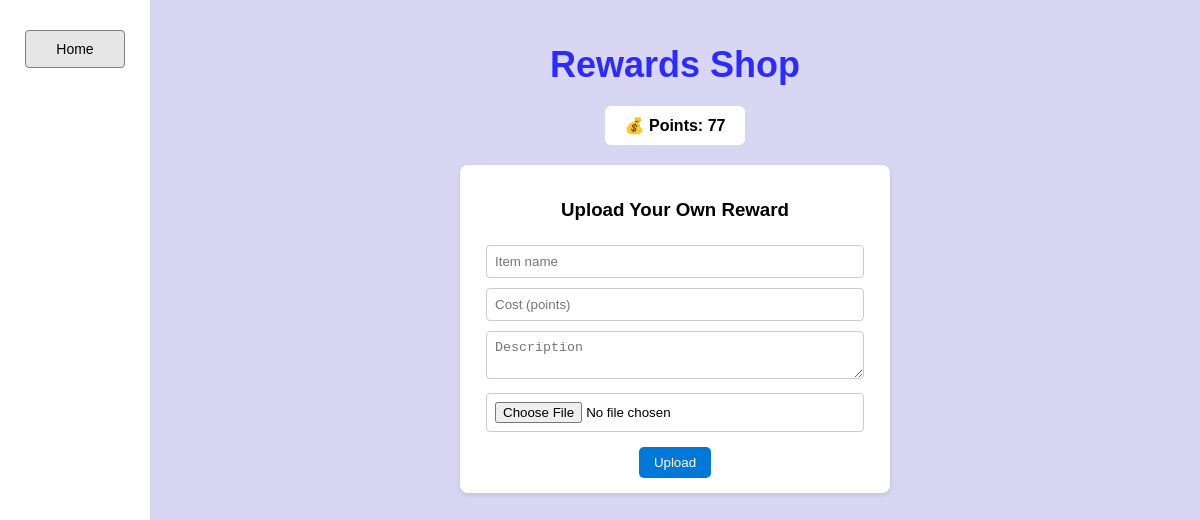
Page /shop/ (signed in) on the earlier database version.
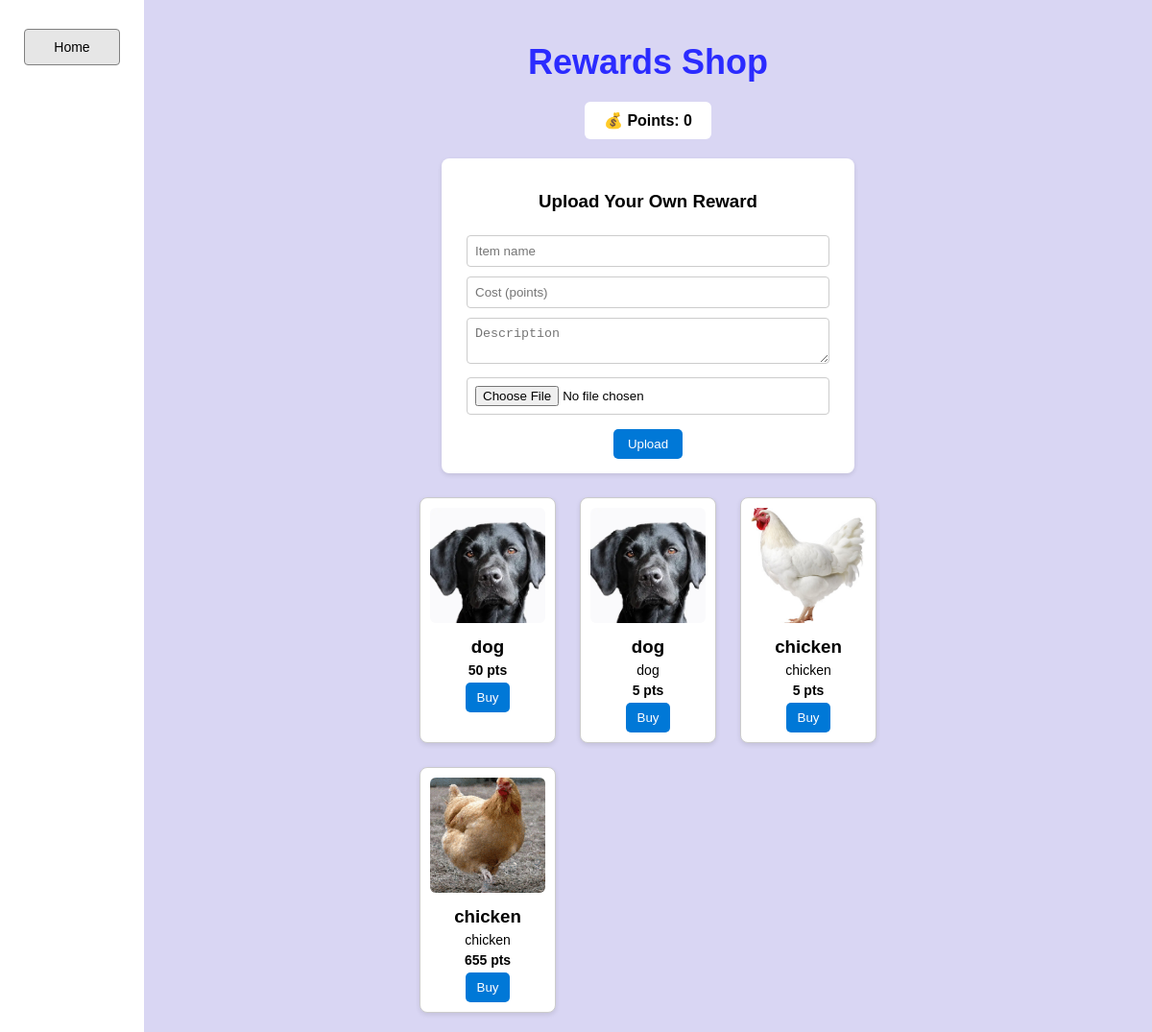
Same page on the later database version.
### todolist/models.py (models this page shows, shortened)
class UserProfile(models.Model):
    user = models.OneToOneField(User, on_delete=models.CASCADE)
    canvas_token = models.CharField(max_length=255, blank=True, null=True)
    points = models.IntegerField(default=0)

### shop/models.py (models this page shows, shortened)
class ShopItem(models.Model):
    owner = models.ForeignKey(User, on_delete=models.CASCADE, null=True, blank=True)
    name = models.CharField(max_length=100)
    description = models.TextField(blank=True)
    cost = models.IntegerField(default=0)
    image = models.ImageField(upload_to='shop_items/', blank=True, null=True)

### shop/views.py (the view, shortened to what this page needs)
# urls.py: path('', include('shop.urls'))
@login_required(login_url='login')
def shop(request):
    profile, _ = UserProfile.objects.get_or_create(user=request.user)
    items = ShopItem.objects.all()
    return render(request, "shop.html", {
        "profile": profile,
        "items": items,
    })

### templates/shop.html (shortened to what this page needs)
<!DOCTYPE html>
<html lang="en">
<head>
</head>
<body>
  <div class="sidebar">
    <a href="{% url 'home' %}"><button>Home</button></a>
  </div>
  <div class="main">
    <h1>Rewards Shop</h1>
    <div class="points">💰 Points: {{ profile.points }}</div>
    <div class="upload-form">
      <h3>Upload Your Own Reward</h3>
      <form method="POST" enctype="multipart/form-data">
        <input type="text" name="name" placeholder="Item name" required><br>
        <input type="number" name="cost" placeholder="Cost (points)" min="1" max="999999" required><br>
        <textarea name="description" placeholder="Description"></textarea><br>
        <input type="file" name="image" accept="image/*"><br>
        <button type="submit" name="upload_item">Upload</button>
      </form>
    </div>
    <div class="grid">
      {% for item in items %}
      <div class="item-card">
        {% if item.image %}
          <img src="{{ item.image.url }}" alt="{{ item.name }}">
        {% else %}
          <img src="https://via.placeholder.com/150" alt="No image">
        {% endif %}
        <h3>{{ item.name }}</h3>
        <p>{{ item.description }}</p>
        <p><strong>{{ item.cost }} pts</strong></p>
        <form method="POST">
          <button type="submit">Buy</button>
        </form>
      </div>
      {% endfor %}
    </div>
  </div>
</body>
</html>

Differences in the rows shown:
changed UserProfile: points "77" → "0"
added ShopItem: image (picture), name "dog", cost "50"
added ShopItem: image (picture), name "dog", description "dog", cost "5"
added ShopItem: image (picture), name "chicken", description "chicken", cost "5"
added ShopItem: image (picture), name "chicken", description "chicken", cost "655"
